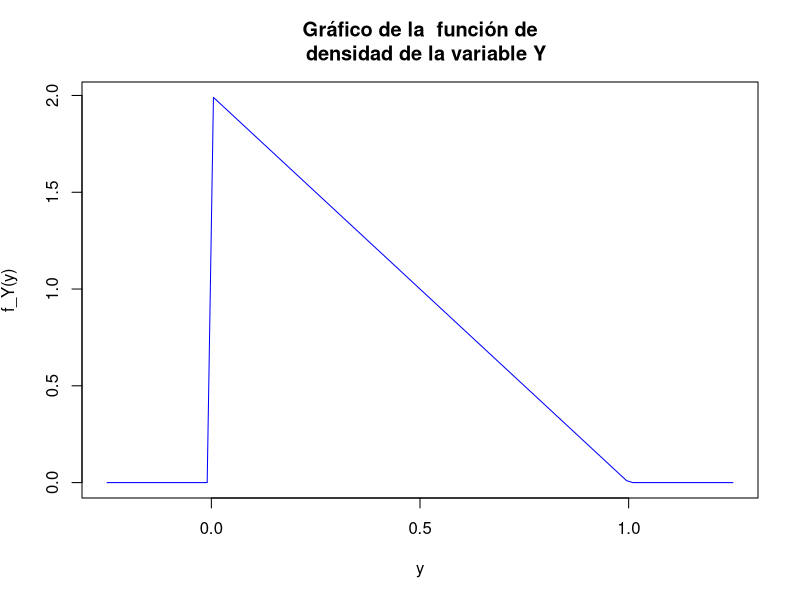

R code for this plot:
## ---- chunk 1
knitr::opts_chunk$set(echo = TRUE)
## ---- chunk 2
fY=function(y) { sapply(y, FUN=
                          function(x) {
                            if(x>0 & x<1){2*(1-x)} else {0}
                            }
                        )}

### cuidado curve pide que la función tenga la variable de nombre x
curve(fY(x),xlim=c(-0.25,1.25),xlab="y",
      ylab=expression("f_Y(y)"), 
      main="Gráfico de la  función de\n  densidad de la variable Y",
      col="blue")
## ---- chunk 3
dbinom(1,size = 5000,prob =1/10000)
dpois(1,5000/10000)
## ---- chunk 4
1-pbinom(1,size = 5000,prob =1/10000)
1-ppois(1,5000/10000)
## ---- chunk 5
dpois(0,15)
round(dpois(0,15),7)
## ---- chunk 6
1-ppois(10,15)
## ---- chunk 7
x=0:10
x
probabilidades=(15^x)/factorial(x)*exp(-15)
probabilidades
1-sum(probabilidades)
## ---- chunk 8
1-pnorm(20000,mean=120000, sd=140000)
## ---- chunk 9
1-pnorm(20000,mean=22000, sd=1000)
## ---- chunk 10
1-pnorm(24000,mean=120000, sd=140000)
## ---- chunk 11
1-pnorm(24000,mean=22000, sd=1000)
## ---- chunk 12
qnorm(0.995)
